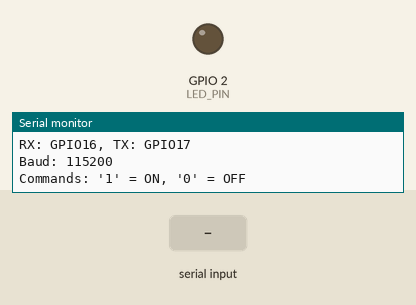
The sketch below on a simulated ESP32. On the bench: output pins drawn as LEDs (lit = HIGH), the last lines printed to the serial monitor. The test bench sets the inputs (shaded band).

Above: at 3.1 s.
3.2 s: "1\n" received over the second serial link
At 3.9 s:
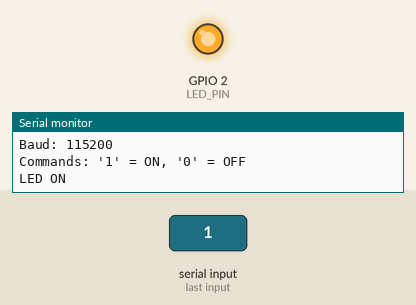
4.7 s: "0\n" received over the second serial link
At 6.2 s:
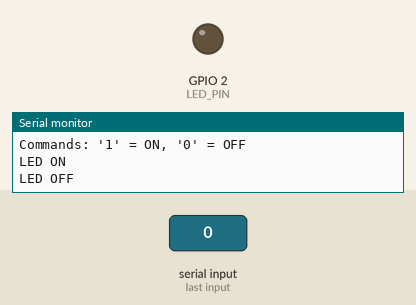
Timing chart, 0 to 7.7 s (numbered marks = the images above; inputs shaded):
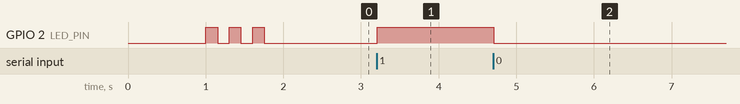

Measured:
- after the input at 3.2 s, GPIO 2 (LED_PIN): LOW → HIGH at once
- after the input at 4.7 s, GPIO 2 (LED_PIN): HIGH → LOW at once

The sketch:

main.ino
```cpp
#include <HardwareSerial.h>

// Use GPIO 16 & 17 instead of default UART0 pins
#define RX_PIN 16  // ESP32 GPIO16 will receive from Pi
#define TX_PIN 17  // ESP32 GPIO17 will transmit to Pi
#define LED_PIN 2  // Built-in LED

HardwareSerial MySerial(2);  // Use UART2

void setup() {
  // Debug serial (USB) - THIS STAYS ON UART0
  Serial.begin(115200);
  delay(1000);

  // UART communication with Raspberry Pi - NOW USING UART2
  MySerial.begin(115200, SERIAL_8N1, RX_PIN, TX_PIN);

  pinMode(LED_PIN, OUTPUT);
  digitalWrite(LED_PIN, LOW);

  Serial.println("=== ESP32 UART Slave Ready (UART2) ===");
  Serial.println("RX: GPIO16, TX: GPIO17");
  Serial.println("Baud: 115200");
  Serial.println("Commands: '1' = ON, '0' = OFF");

  // Success indication
  for(int i = 0; i < 3; i++) {
    digitalWrite(LED_PIN, HIGH);
    delay(150);
    digitalWrite(LED_PIN, LOW);
    delay(150);
  }

  // Send ready message to Raspberry Pi
  MySerial.println("ESP32_READY_UART2");
}

void loop() {
  if (MySerial.available()) {
    char command = MySerial.read();

    if (command == '1') {
      digitalWrite(LED_PIN, HIGH);
      Serial.println("LED ON");
      MySerial.println("OK:LED_ON");

    } else if (command == '0') {
      digitalWrite(LED_PIN, LOW);
      Serial.println("LED OFF");
      MySerial.println("OK:LED_OFF");

    } else if (command == '\n' || command == '\r') {
      // Ignore newline characters
      return;

    } else {
      Serial.printf("Unknown command: '%c' (0x%02X)\n", command, command);
      MySerial.println("ERROR:UNKNOWN_COMMAND");
    }
  }

  delay(10);
}
```
